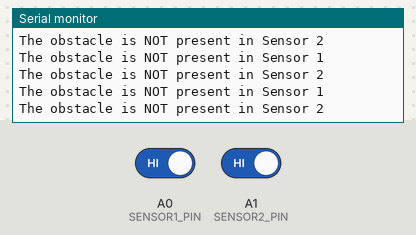
Bench run of a sketch on a simulated Arduino Nano, built with avr-gcc and run on an emulated ATmega328P. Shown: the last lines printed to the serial monitor. The test bench sets the inputs (shaded band); at power-on: A0 (SENSOR1_PIN) HIGH, A1 (SENSOR2_PIN) HIGH.

Above: at 2.8 s.
2.9 s: A0 (SENSOR1_PIN) driven LOW
At 3.4 s:
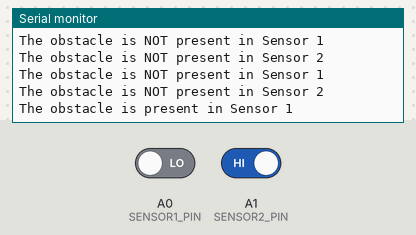
5.5 s: A1 (SENSOR2_PIN) driven LOW
At 6.9 s:
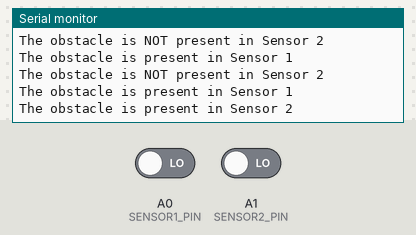

The sketch:

Obstacle_Sensor.ino
```cpp
/*
 //BotDulars Arduino Program Kit//
//G2R Nano Bot - Obstacle Sensor / Line Sensor Program//

 */

// Arduino's pin connected to OUT pin of IR obstacle avoidance sensor

const int SENSOR1_PIN = A0;
const int SENSOR2_PIN = A1;

void setup() {
  // initialize serial communication at 9600 bits per second:
  Serial.begin(9600);
  // initialize the Arduino's pin as aninput
  pinMode(SENSOR1_PIN, INPUT);
  pinMode(SENSOR2_PIN, INPUT);
}

void loop() {
  // read the state of the the input pin:
  int state1 = digitalRead(SENSOR1_PIN);
  int state2 = digitalRead(SENSOR2_PIN);


  if (state1 == LOW)
    Serial.println("The obstacle is present in Sensor 1 ");
  else
    Serial.println("The obstacle is NOT present in Sensor 1");

  delay(500);

 if (state2 == LOW)
    Serial.println("The obstacle is present in Sensor 2 ");
  else
    Serial.println("The obstacle is NOT present in Sensor 2");

  delay(500);
}
```

Measured:
- after the input at 2.9 s, the serial monitor: prints a new line after 0.10 s (image 1)
- after the input at 5.5 s, the serial monitor: prints a new line after 1.0 s (image 2)
